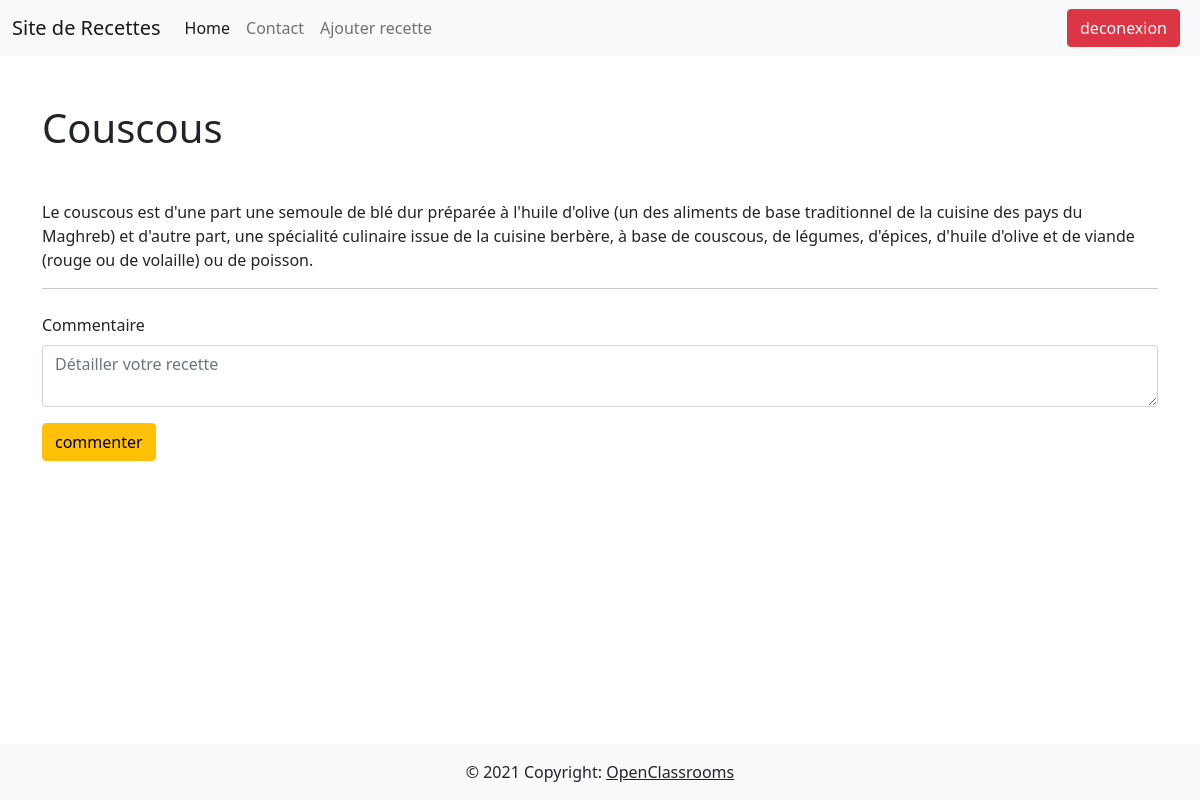
Before: /post.php?recipe_id=2 (signed in) with the older database file.
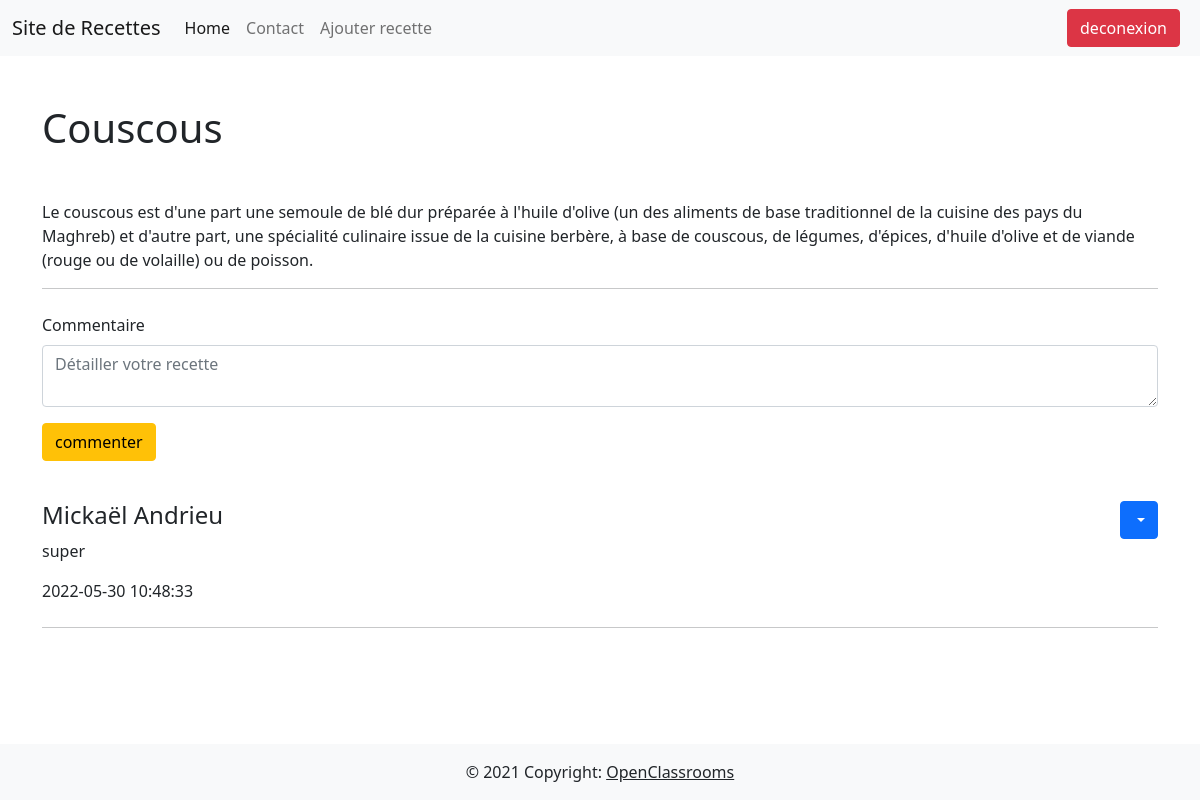
After: the same page with the newer database file.
### tables this page shows
CREATE TABLE `comments` (
  `id` int(11) NOT NULL,
  `recipe` int(11) DEFAULT NULL,
  `comment` text DEFAULT NULL,
  `user_id` int(11) DEFAULT NULL,
  `created_at` datetime DEFAULT NULL
);

CREATE TABLE `users` (
  `id` int(11) NOT NULL,
  `fullname` varchar(128) DEFAULT NULL,
  `email` varchar(256) DEFAULT NULL,
  `age` int(11) DEFAULT NULL,
  `password` varchar(128) DEFAULT NULL
);

### post.php (the view, shortened to what this page needs)
<?php
include_once 'header.php';
if (isset($_GET['recipe_id'])) {
    $sqlRecipeQuery = 'SELECT * FROM recettes WHERE recpe_id = :recpe_id';
    $recipeStatement = $db->prepare($sqlRecipeQuery);
    $recipeStatement->execute(
        ['recpe_id' => $_GET['recipe_id'],]
    ) or die(print_r($db->errorInfo()));
    $recipe = $recipeStatement->fetch();
    $sqlCommentsQuery = 'SELECT u.fullname, c.comment, c.created_at FROM users u INNER JOIN comments c ON c.recipe = :recipe and u.id = c.user_id ORDER BY c.created_at DESC';
    $commentsStatement = $db->prepare($sqlCommentsQuery);
    $commentsStatement->execute(
        ['recipe' => $_GET['recipe_id'],]
    ) or die(print_r($db->errorInfo()));
    $comments = $commentsStatement->fetchAll();
};
?>
<?php if (isset($recipe)) : ?>
    <?php if (isset($_SESSION['logged_user'])) : ?>
        <h1 class="my-5"><?php echo ($recipe['title']) ?></h1>
        <p><?php echo ($recipe['recipe']) ?></p>
        <hr>
        <form class="mt-4" action="./post.php?recipe_id=<?php echo ($recipe['recpe_id']) ?>" method="POST">
            <div class="mb-3">
                <label for="formGroupExampleInput" class="form-label">Commentaire</label>
                <textarea class="form-control" id="exampleFormControlTextarea1" name='comment' placeholder="Détailler votre recette" rows="2" required></textarea>
            </div>
            <button type="submit" class="btn btn-warning mb-3">commenter</button>
        </form>
        <div class="comments-container">
            <?php foreach ($comments as $comment) : ?>
                <article class="container-flud my-4">
                    <div class="article__header d-flex justify-content-between">
                        <h4><?php echo ($comment['fullname']); ?></h4>
                        <?php if ($comment['fullname']===$_SESSION['logged_user_name']) : ?>
                        <form class="btn-group" action="./post.php?recipe_id=<?php echo ($recipe['recpe_id']) ?>" method="POST">
                            <button type="button" class="btn btn-primary dropdown-toggle" data-bs-toggle="dropdown" aria-expanded="false">
                            </button>
                        </form>
                        <?php endif; ?>
                    </div>
                    <p><?php echo ($comment['comment']); ?></p>
                    <p><?php echo ($comment['created_at']); ?></p>
                </article>
                <hr>
            <?php endforeach; ?>
        </div>
    <?php else : ?>
        <p class="alert alert-warning mt-5">Erreur</p>
<?php endif;
endif;
include_once 'footer.php';
?>

Changed rows visible on the page:
added comments: user.fullname "Mickaël Andrieu", comment "super", created_at "2022-05-30 10:48:33"
